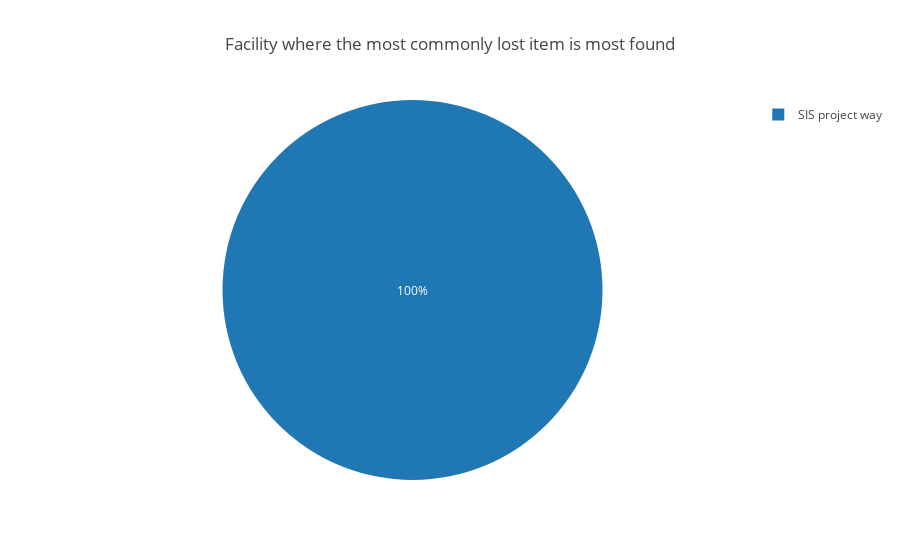

Here is the notebook cell this chart was saved with:
### Markdown cell above
Finally, plot a `pie chart` and `bar graph` to showcase the spread of facilities where abovementioned item type (Laptop Charger) is found at.

### Code cell
trace4 = go.Pie(labels=count_max_itemtype_facilities['found_at_facilities'], values=count_max_itemtype_facilities['count_max_itemtype_facilities'])
layout = go.Layout(title='Facility where the most commonly lost item is most found') 

fig = go.Figure(data=[trace4], layout=layout)
iplot(fig)

### Figure 1 — Plotly figure (JSON) as saved in the notebook; plotly's stock layout.template omitted (floating-point values rounded to 4 significant figures)
{"data": [{"labels": ["SIS project way"], "type": "pie", "uid": "2da34af0-080e-4ac4-ad99-5aa56e46afb4", "values": [5]}], "layout": {"title": {"text": "Facility where the most commonly lost item is most found"}}}
